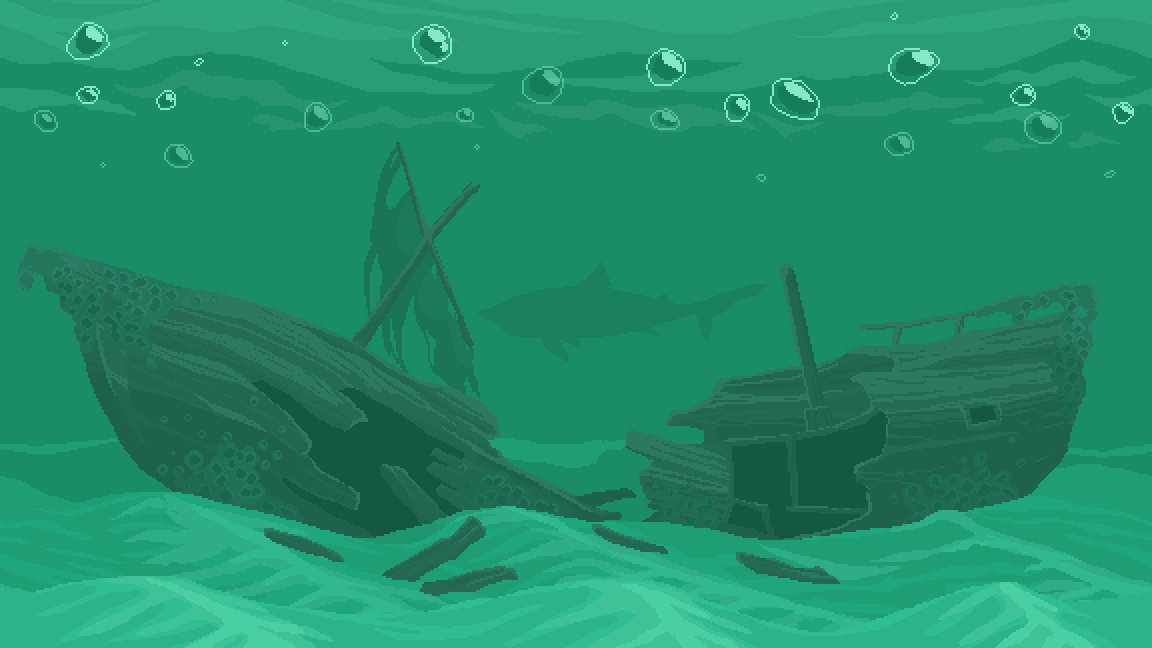
//> input picture orig_big.png, 2304 x 1296 px (shown at 1/2 size)
$ ./test_cam   (built with g++ and OpenCV 4)
//> lines starting //> are read from the running program, lines starting //| are printed output that depends on the picture; after the words box and inside, x2 and y2 are one past the last pixel; in counts of white or black regions, pixels touching at a corner belong together
//> further down, background is the input picture: 1296 rows x 2304 cols, CV_8UC3; mean B, G, R 107.3, 141.4, 34.2
#include <opencv2/opencv.hpp>
#include <opencv2/objdetect.hpp>
#include <iostream>
#include <vector>
#include <random>
#include <fstream>
#include <ctime>
#include <cstdlib>

using namespace cv;
using namespace std;

// Classe para gerenciar áudio com arquivos MP3
class AudioManager {
private:
    bool audioEnabled;

public:
    AudioManager() : audioEnabled(true) {}

    // [17 lines left out: functions playBackgroundMusic, stopBackgroundMusic, not called in this run]

    void playStartSound() {
        if (!audioEnabled) return;
        #ifdef _WIN32
            system("start /B start.mp3");
        #else
            system("mpg123 -q start.mp3 & 2>/dev/null");
        #endif
    }

    // [31 lines left out: functions playHeartLostSound, playGameOverSound, playCollectSound, disableAudio, not called in this run]

    bool isAudioEnabled() {
        return audioEnabled;
    }
};

// Classe para representar objetos caindo com imagens
class FallingObject {
public:
    Point2f position;
    float speed;
    float size;
    Mat image;
    bool image_loaded;

    // [17 lines left out: function FallingObject, not called in this run]

    void update() {
        position.y += speed;
    }

    // [19 lines left out: function draw, not called in this run]

    bool isOutOfScreen(int height) {
        return position.y > height + 50;
    }
};

// Função para carregar imagens dos objetos
// [60 lines left out: function loadObjectImages, not called in this run]

// Função para criar botão personalizado
Mat criarBotao(int largura, int altura, Scalar cor_fundo, const string& texto, bool hover = false) {
//> called with largura = 300, altura = 100, cor_fundo = Scalar(0, 100, 200), texto = "JOGAR", hover = false
    Mat botao(altura, largura, CV_8UC3, cor_fundo);

    rectangle(botao, Rect(0, 0, largura, altura), Scalar(255, 255, 255), 3);

    if (hover) {
        for (int i = 0; i < altura; i++) {
            for (int j = 0; j < largura; j++) {
                double distance = sqrt(pow(j - largura/2, 2) + pow(i - altura/2, 2));
                double intensity = max(0.0, 1.0 - distance / (largura/2));

                Vec3b original = botao.at<Vec3b>(i, j);
                botao.at<Vec3b>(i, j) = Vec3b(
                    min(255, int(original[0] + 50 * intensity)),
                    min(255, int(original[1] + 50 * intensity)),
                    min(255, int(original[2] + 50 * intensity))
                );
            }
        }
        rectangle(botao, Rect(2, 2, largura-4, altura-4), Scalar(255, 255, 255), 2);
    }

    int fontScale;
    int thickness = 2;

    if (texto.length() > 10) {
        fontScale = largura / 250;
    } else {
        fontScale = largura / 180;
    }

    Size text_size = getTextSize(texto, FONT_HERSHEY_DUPLEX, fontScale, thickness, 0);
    Point text_pos((largura - text_size.width) / 2, (altura + text_size.height) / 2);

    putText(botao, texto, text_pos + Point(2, 2), FONT_HERSHEY_DUPLEX, fontScale, Scalar(0, 0, 0), thickness);
    putText(botao, texto, text_pos, FONT_HERSHEY_DUPLEX, fontScale, Scalar(255, 255, 255), thickness);

    return botao;
}

// Função para mostrar tela de início
bool mostrarTelaInicio(Mat& background, int highscore, AudioManager& audio) {
    audio.playStartSound();

    Mat botao_normal = criarBotao(300, 100, Scalar(0, 100, 200), "JOGAR");
    Mat botao_hover = criarBotao(300, 100, Scalar(0, 150, 250), "JOGAR", true);
//> call 2 of criarBotao, with largura = 300, altura = 100, cor_fundo = Scalar(0, 150, 250), texto = "JOGAR", hover = true
//> in criarBotao (call 2), `rectangle(botao, Rect(0, 0, largura, altura), Scalar(255, 255, 255), 3);`:
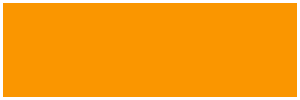
//> botao: 100 rows x 300 cols, CV_8UC3; mean B, G, R 20.1, 158.3, 250.4
//> after the loop in criarBotao (call 2), `for (int i = 0; i < altura; i++)`:
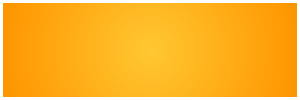
//> botao: 100 rows x 300 cols, CV_8UC3; mean B, G, R 41.1, 179.2, 254.7
//> in criarBotao (call 2), `rectangle(botao, Rect(2, 2, largura-4, altura-4), Scalar(255, 255, 255..`:
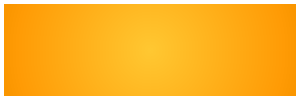
//> botao: 100 rows x 300 cols, CV_8UC3; 2.57% of pixels changed, all inside (x1, y1, x2, y2) = (3, 3, 297, 97)

    Mat tela;
    if (background.cols != 640 || background.rows != 480) {
        resize(background, tela, Size(640, 480));
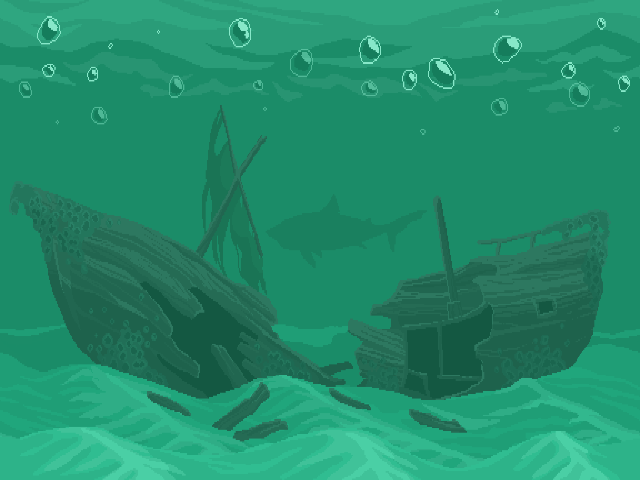
//> tela: 480 rows x 640 cols, CV_8UC3; mean B, G, R 107.3, 141.4, 34.2
    } else {
        tela = background.clone();
    }

    int btn_x = tela.cols/2 - botao_normal.cols/2;
//> btn_x = 170
    int btn_y = tela.rows/2 - botao_normal.rows/2 + 50;
//> btn_y = 240

    namedWindow("Tela Inicial");
    bool clicado = false;
    Point mouse_pos(0, 0);

    setMouseCallback("Tela Inicial", [](int event, int x, int y, int flags, void* userdata) {
        auto* data = static_cast<pair<Point*, bool*>*>(userdata);
        data->first->x = x;
        data->first->y = y;

        if (event == EVENT_LBUTTONDOWN) {
            if (x >= 170 && x <= 470 && y >= 240 && y <= 340) {
                *(data->second) = true;
                cout << "🎮 Botão JOGAR clicado! Iniciando jogo..." << endl;
            }
        }
    }, new pair<Point*, bool*>(&mouse_pos, &clicado));

    cout << "🎮 Tela inicial - Clique em 'JOGAR' para começar!" << endl;

    while (!clicado) {
//> (the run ends here: the time limit is reached, at `Mat frame_display = tela.clone();`)
